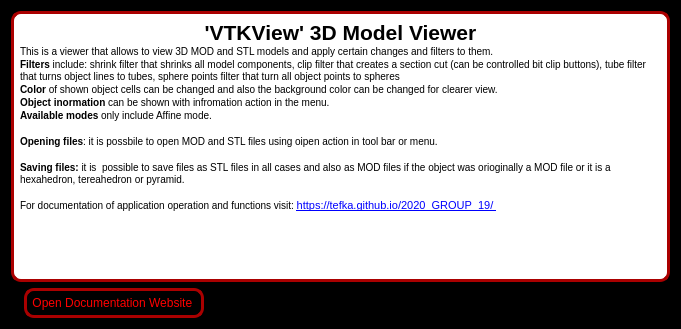
<?xml version="1.0" encoding="UTF-8"?>
<ui version="4.0">
 <class>AppHelp</class>
 <widget class="QDialog" name="AppHelp">
  <property name="geometry">
   <rect>
    <x>0</x>
    <y>0</y>
    <width>681</width>
    <height>329</height>
   </rect>
  </property>
  <property name="windowTitle">
   <string>Dialog</string>
  </property>
  <property name="styleSheet">
   <string notr="true">background-color: rgb(0,0,0);</string>
  </property>
  <layout class="QVBoxLayout" name="verticalLayout">
   <item>
    <widget class="QTextBrowser" name="textBrowser">
     <property name="styleSheet">
      <string notr="true">QTextBrowser{
border: 3px solid rgb(170, 0, 0);
background-color:rgb(255,255,255);
padding: 2px;
border-radius: 10px;
}
</string>
     </property>
     <property name="html">
      <string>&lt;!DOCTYPE HTML PUBLIC &quot;-//W3C//DTD HTML 4.0//EN&quot; &quot;http://www.w3.org/TR/REC-html40/strict.dtd&quot;&gt;
&lt;html&gt;&lt;head&gt;&lt;meta name=&quot;qrichtext&quot; content=&quot;1&quot; /&gt;&lt;style type=&quot;text/css&quot;&gt;
p, li { white-space: pre-wrap; }
&lt;/style&gt;&lt;/head&gt;&lt;body style=&quot; font-family:'MS Shell Dlg 2'; font-size:7.8pt; font-weight:400; font-style:normal;&quot;&gt;
&lt;p align=&quot;center&quot; style=&quot; margin-top:0px; margin-bottom:0px; margin-left:0px; margin-right:0px; -qt-block-indent:0; text-indent:0px;&quot;&gt;&lt;span style=&quot; font-size:16pt; font-weight:600;&quot;&gt;'VTKView' 3D Model Viewer&lt;/span&gt;&lt;/p&gt;
&lt;p style=&quot; margin-top:0px; margin-bottom:0px; margin-left:0px; margin-right:0px; -qt-block-indent:0; text-indent:0px;&quot;&gt;This is a viewer that allows to view 3D MOD and STL models and apply certain changes and filters to them. &lt;/p&gt;
&lt;p style=&quot; margin-top:0px; margin-bottom:0px; margin-left:0px; margin-right:0px; -qt-block-indent:0; text-indent:0px;&quot;&gt;&lt;span style=&quot; font-weight:600;&quot;&gt;Filters&lt;/span&gt; include: shrink filter that shrinks all model components, clip filter that creates a section cut (can be controlled bit clip buttons), tube filter that turns object lines to tubes, sphere points filter that turn all object points to spheres &lt;/p&gt;
&lt;p style=&quot; margin-top:0px; margin-bottom:0px; margin-left:0px; margin-right:0px; -qt-block-indent:0; text-indent:0px;&quot;&gt;&lt;span style=&quot; font-weight:600;&quot;&gt;Color&lt;/span&gt; of shown object cells can be changed and also the background color can be changed for clearer view.&lt;/p&gt;
&lt;p style=&quot; margin-top:0px; margin-bottom:0px; margin-left:0px; margin-right:0px; -qt-block-indent:0; text-indent:0px;&quot;&gt;&lt;span style=&quot; font-weight:600;&quot;&gt;Object inormation&lt;/span&gt; can be shown with infromation action in the menu.&lt;/p&gt;
&lt;p style=&quot; margin-top:0px; margin-bottom:0px; margin-left:0px; margin-right:0px; -qt-block-indent:0; text-indent:0px;&quot;&gt;&lt;span style=&quot; font-weight:600;&quot;&gt;Available modes&lt;/span&gt; only include Affine mode.&lt;/p&gt;
&lt;p style=&quot;-qt-paragraph-type:empty; margin-top:0px; margin-bottom:0px; margin-left:0px; margin-right:0px; -qt-block-indent:0; text-indent:0px;&quot;&gt;&lt;br /&gt;&lt;/p&gt;
&lt;p style=&quot; margin-top:0px; margin-bottom:0px; margin-left:0px; margin-right:0px; -qt-block-indent:0; text-indent:0px;&quot;&gt;&lt;span style=&quot; font-weight:600;&quot;&gt;Opening files&lt;/span&gt;: it is possbile to open MOD and STL files using oipen action in tool bar or menu.&lt;/p&gt;
&lt;p style=&quot;-qt-paragraph-type:empty; margin-top:0px; margin-bottom:0px; margin-left:0px; margin-right:0px; -qt-block-indent:0; text-indent:0px;&quot;&gt;&lt;br /&gt;&lt;/p&gt;
&lt;p style=&quot; margin-top:0px; margin-bottom:0px; margin-left:0px; margin-right:0px; -qt-block-indent:0; text-indent:0px;&quot;&gt;&lt;span style=&quot; font-weight:600;&quot;&gt;Saving files:&lt;/span&gt; it is  possible to save files as STL files in all cases and also as MOD files if the object was orioginally a MOD file or it is a hexahedron, tereahedron or pyramid.&lt;/p&gt;
&lt;p style=&quot;-qt-paragraph-type:empty; margin-top:0px; margin-bottom:0px; margin-left:0px; margin-right:0px; -qt-block-indent:0; text-indent:0px;&quot;&gt;&lt;br /&gt;&lt;/p&gt;
&lt;p style=&quot; margin-top:0px; margin-bottom:0px; margin-left:0px; margin-right:0px; -qt-block-indent:0; text-indent:0px;&quot;&gt;For documentation of application operation and functions visit: &lt;a href=&quot;https://tefka.github.io/2020_20130611_Danielius_Zurlys/&quot;&gt;&lt;span style=&quot; font-size:8pt; text-decoration: underline; color:#0000ff;&quot;&gt;https://tefka.github.io/2020_GROUP_19/ &lt;/span&gt;&lt;/a&gt;&lt;/p&gt;&lt;/body&gt;&lt;/html&gt;</string>
     </property>
    </widget>
   </item>
   <item>
    <layout class="QHBoxLayout" name="horizontalLayout">
     <item>
      <widget class="QLabel" name="label">
       <property name="text">
        <string/>
       </property>
      </widget>
     </item>
     <item>
      <widget class="QPushButton" name="websiteButton">
       <property name="styleSheet">
        <string notr="true">QPushButton{
border: 3px solid rgb(170, 0, 0);
background: rgb(0, 0, 0);
color: rgb(255, 0, 0);
padding: 5px;
border-radius: 10px;
}

QPushButton:hover{
	border: 3px solid rgb(255, 255, 255);
	background: rgb(0, 0, 0);
	color: rgb(255, 255, 255);
	padding: 2px;
}

QPushButton:pressed{
    border: 4px solid rgb(255, 255, 255);
	background: rgb(0, 0, 0);
	color: rgb(255, 255, 255);
	padding: 2px;
	font-weight:bold;
}
</string>
       </property>
       <property name="text">
        <string>Open Documentation Website </string>
       </property>
      </widget>
     </item>
     <item>
      <spacer name="horizontalSpacer">
       <property name="orientation">
        <enum>Qt::Horizontal</enum>
       </property>
       <property name="sizeHint" stdset="0">
        <size>
         <width>40</width>
         <height>20</height>
        </size>
       </property>
      </spacer>
     </item>
    </layout>
   </item>
  </layout>
 </widget>
 <resources/>
 <connections/>
</ui>
